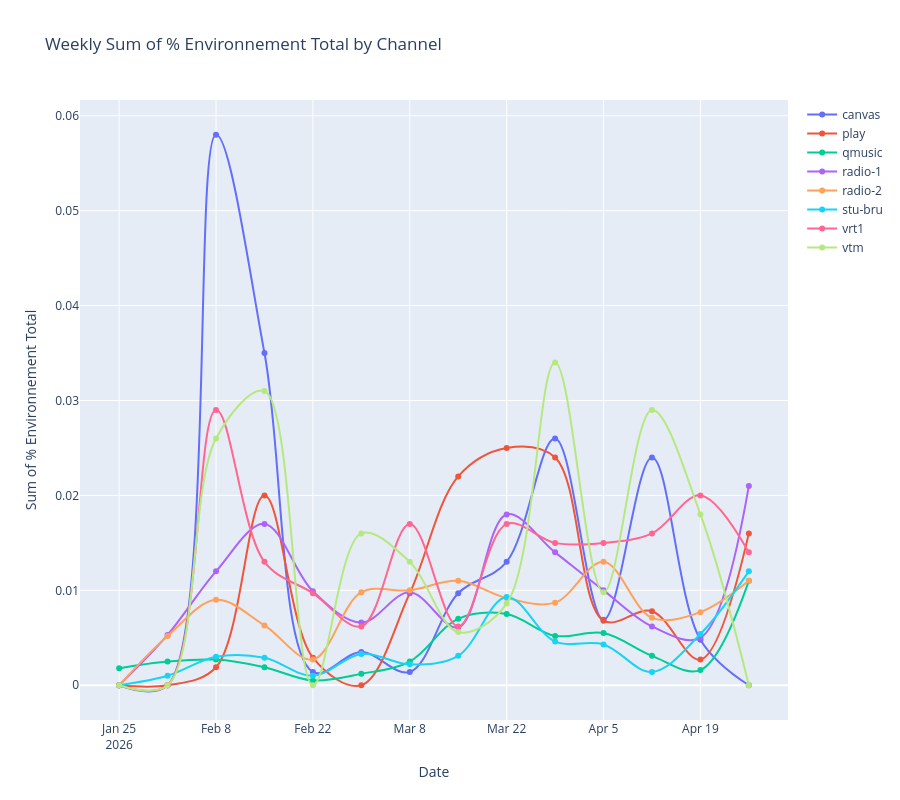

Source (notebook cell):
### Code cell
pivoted_data = df_environmental_shares.pivot_table(
    index='Start',
    columns='Channel Name',
    values='% Environnement Total',
    aggfunc='sum',
    fill_value=0
)

weekly_env_total = pivoted_data.resample('W').sum().reset_index()

fig = go.Figure()


for channel in weekly_env_total.columns[1:]:  
    fig.add_trace(go.Scatter(
        x=weekly_env_total['Start'],
        y=weekly_env_total[channel],
        name=channel, 
        mode='lines+markers',
        hovertemplate='%{fullData.name}: %{y:.2f}%<extra></extra>',
        line_shape='spline'
    ))


fig.update_layout(
    height=800,
    title='Weekly Sum of % Environnement Total by Channel',
    xaxis_title='Date',
    yaxis_title='Sum of % Environnement Total',
    hovermode='x unified',
)

fig.show()
fig.write_html("charts/Environmental_Coverage_pChannel.html", full_html=True, include_plotlyjs='cdn')

### Figure 1 — Plotly figure (JSON) as saved in the notebook; plotly's stock layout.template omitted (floating-point values rounded to 4 significant figures)
{"data": [{"hovertemplate": "%{fullData.name}: %{y:.2f}%<extra></extra>", "line": {"shape": "spline"}, "mode": "lines+markers", "name": "canvas", "type": "scatter", "x": ["2026-01-25T00:00:00", "2026-02-01T00:00:00", "2026-02-08T00:00:00", "2026-02-15T00:00:00", "2026-02-22T00:00:00", "2026-03-01T00:00:00", "2026-03-08T00:00:00", "2026-03-15T00:00:00", "2026-03-22T00:00:00", "2026-03-29T00:00:00", "2026-04-05T00:00:00", "2026-04-12T00:00:00", "2026-04-19T00:00:00", "2026-04-26T00:00:00"], "y": [0.0, 0.0, 0.058, 0.035, 0.0014, 0.0035, 0.0014, 0.0097, 0.013, 0.026, 0.0069, 0.024, 0.0048, 0.0]}, {"hovertemplate": "%{fullData.name}: %{y:.2f}%<extra></extra>", "line": {"shape": "spline"}, "mode": "lines+markers", "name": "play", "type": "scatter", "x": ["2026-01-25T00:00:00", "2026-02-01T00:00:00", "2026-02-08T00:00:00", "2026-02-15T00:00:00", "2026-02-22T00:00:00", "2026-03-01T00:00:00", "2026-03-08T00:00:00", "2026-03-15T00:00:00", "2026-03-22T00:00:00", "2026-03-29T00:00:00", "2026-04-05T00:00:00", "2026-04-12T00:00:00", "2026-04-19T00:00:00", "2026-04-26T00:00:00"], "y": [0.0, 0.0, 0.0019, 0.02, 0.0029, 0.0, 0.0097, 0.022, 0.025, 0.024, 0.0068, 0.0078, 0.0027, 0.016]}, {"hovertemplate": "%{fullData.name}: %{y:.2f}%<extra></extra>", "line": {"shape": "spline"}, "mode": "lines+markers", "name": "qmusic", "type": "scatter", "x": ["2026-01-25T00:00:00", "2026-02-01T00:00:00", "2026-02-08T00:00:00", "2026-02-15T00:00:00", "2026-02-22T00:00:00", "2026-03-01T00:00:00", "2026-03-08T00:00:00", "2026-03-15T00:00:00", "2026-03-22T00:00:00", "2026-03-29T00:00:00", "2026-04-05T00:00:00", "2026-04-12T00:00:00", "2026-04-19T00:00:00", "2026-04-26T00:00:00"], "y": [0.0018, 0.0025, 0.0027, 0.0019, 0.0005, 0.0012, 0.0025, 0.007, 0.0075, 0.0052, 0.0055, 0.0031, 0.0016, 0.011]}, {"hovertemplate": "%{fullData.name}: %{y:.2f}%<extra></extra>", "line": {"shape": "spline"}, "mode": "lines+markers", "name": "radio-1", "type": "scatter", "x": ["2026-01-25T00:00:00", "2026-02-01T00:00:00", "2026-02-08T00:00:00", "2026-02-15T00:00:00", "2026-02-22T00:00:00", "2026-03-01T00:00:00", "2026-03-08T00:00:00", "2026-03-15T00:00:00", "2026-03-22T00:00:00", "2026-03-29T00:00:00", "2026-04-05T00:00:00", "2026-04-12T00:00:00", "2026-04-19T00:00:00", "2026-04-26T00:00:00"], "y": [0.0, 0.0053, 0.012, 0.017, 0.0099, 0.0066, 0.0098, 0.0061, 0.018, 0.014, 0.01, 0.0062, 0.005, 0.021]}, {"hovertemplate": "%{fullData.name}: %{y:.2f}%<extra></extra>", "line": {"shape": "spline"}, "mode": "lines+markers", "name": "radio-2", "type": "scatter", "x": ["2026-01-25T00:00:00", "2026-02-01T00:00:00", "2026-02-08T00:00:00", "2026-02-15T00:00:00", "2026-02-22T00:00:00", "2026-03-01T00:00:00", "2026-03-08T00:00:00", "2026-03-15T00:00:00", "2026-03-22T00:00:00", "2026-03-29T00:00:00", "2026-04-05T00:00:00", "2026-04-12T00:00:00", "2026-04-19T00:00:00", "2026-04-26T00:00:00"], "y": [0.0, 0.0052, 0.009, 0.0063, 0.0027, 0.0098, 0.01, 0.011, 0.0092, 0.0087, 0.013, 0.0071, 0.0077, 0.011]}, {"hovertemplate": "%{fullData.name}: %{y:.2f}%<extra></extra>", "line": {"shape": "spline"}, "mode": "lines+markers", "name": "stu-bru", "type": "scatter", "x": ["2026-01-25T00:00:00", "2026-02-01T00:00:00", "2026-02-08T00:00:00", "2026-02-15T00:00:00", "2026-02-22T00:00:00", "2026-03-01T00:00:00", "2026-03-08T00:00:00", "2026-03-15T00:00:00", "2026-03-22T00:00:00", "2026-03-29T00:00:00", "2026-04-05T00:00:00", "2026-04-12T00:00:00", "2026-04-19T00:00:00", "2026-04-26T00:00:00"], "y": [0.0, 0.001, 0.003, 0.0029, 0.001, 0.0033, 0.0022, 0.0031, 0.0093, 0.0046, 0.0043, 0.0014, 0.0054, 0.012]}, {"hovertemplate": "%{fullData.name}: %{y:.2f}%<extra></extra>", "line": {"shape": "spline"}, "mode": "lines+markers", "name": "vrt1", "type": "scatter", "x": ["2026-01-25T00:00:00", "2026-02-01T00:00:00", "2026-02-08T00:00:00", "2026-02-15T00:00:00", "2026-02-22T00:00:00", "2026-03-01T00:00:00", "2026-03-08T00:00:00", "2026-03-15T00:00:00", "2026-03-22T00:00:00", "2026-03-29T00:00:00", "2026-04-05T00:00:00", "2026-04-12T00:00:00", "2026-04-19T00:00:00", "2026-04-26T00:00:00"], "y": [0.0, 0.0, 0.029, 0.013, 0.0097, 0.0062, 0.017, 0.0062, 0.017, 0.015, 0.015, 0.016, 0.02, 0.014]}, {"hovertemplate": "%{fullData.name}: %{y:.2f}%<extra></extra>", "line": {"shape": "spline"}, "mode": "lines+markers", "name": "vtm", "type": "scatter", "x": ["2026-01-25T00:00:00", "2026-02-01T00:00:00", "2026-02-08T00:00:00", "2026-02-15T00:00:00", "2026-02-22T00:00:00", "2026-03-01T00:00:00", "2026-03-08T00:00:00", "2026-03-15T00:00:00", "2026-03-22T00:00:00", "2026-03-29T00:00:00", "2026-04-05T00:00:00", "2026-04-12T00:00:00", "2026-04-19T00:00:00", "2026-04-26T00:00:00"], "y": [0.0, 0.0, 0.026, 0.031, 0.0, 0.016, 0.013, 0.0056, 0.0086, 0.034, 0.0098, 0.029, 0.018, 0.0]}], "layout": {"height": 800, "hovermode": "x unified", "title": {"text": "Weekly Sum of % Environnement Total by Channel"}, "xaxis": {"title": {"text": "Date"}}, "yaxis": {"title": {"text": "Sum of % Environnement Total"}}}}
